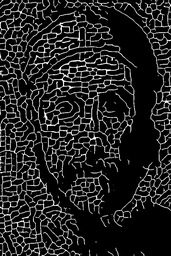
#> input picture 3D-project/Thinning-Algorithms-master/Test_Images/img_down0.png, 171 x 256 px, shrunk from 2464 x 3684 before the run; its folder holds only this picture in this run
$ python luwang.py   (older library calls are emulated)
#> lines starting #> are read from the running program, lines starting #| are printed output that depends on the picture; after the words box and inside, x2 and y2 are one past the last pixel; in counts of white or black regions, pixels touching at a corner belong together
import matplotlib.pyplot as plt
from skimage import color
import numpy as np
import cv2
from PIL import Image
from skimage.util import invert
from PIL import Image
# from scipy.misc import toimage
import time
import os
import glob


def zeroToOne(thin_image,i,j):
	p2 = thin_image[i-1][j-1]
	p3 = thin_image[i-1][j]
	p4 = thin_image[i-1][j+1]
	p5 = thin_image[i][j+1]
	p6 = thin_image[i+1][j+1]
	p7 = thin_image[i+1][j]
	p8 = thin_image[i+1][j-1]
	p9 = thin_image[i][j-1]
	count = 0;
	if(p2==0 and p3==1):
		count = count + 1
	if(p3==0 and p4==1):
		count = count + 1
	if(p4==0 and p5==1):
		count = count + 1
	if(p5==0 and p6==1):
		count = count + 1
	if(p6==0 and p7==1):
		count = count + 1
	if(p7==0 and p8==1):
		count = count + 1
	if(p8==0 and p9==1):
		count = count + 1
	if(p9==0 and p2==1):
		count = count + 1
	return count

def neighbours(x,y,image):
	img = image
	x_1, y_1, x1, y1 = x-1, y-1, x+1, y+1
	return [ img[x_1][y], img[x_1][y1], img[x][y1], img[x1][y1], img[x1][y], img[x1][y_1], img[x][y_1], img[x_1][y_1] ]

def neighbourst(thin_image, i, j):
	p2 = thin_image[i-1][j-1]
	p3 = thin_image[i-1][j]
	p4 = thin_image[i-1][j+1]
	p5 = thin_image[i][j+1]
	p6 = thin_image[i+1][j+1]
	p7 = thin_image[i+1][j]
	p8 = thin_image[i+1][j-1]
	p9 = thin_image[i][j-1]
	return p2,p3,p4,p5,p6,p7,p8,p9

def transitions(neighbours):
	n = neighbours + neighbours[0:1]
	return sum( (n1, n2) == (0, 1) for n1, n2 in zip(n, n[1:]) )

def foregroundPixels(image):
	fgp = 0
	row, col = image.shape
	for i in range(2, row-1):
			for j in range(2, col-1):
				if(image[i][j]==1):
					fgp = fgp + 1
	return fgp


def zsAlgoIterationOne(image):
	Image_Thinned = image.copy()
	changing1 = changing2 = 1
	i = 0
	while changing1 or changing2:
		changes_occured = 0
		changing1 = []
		rows, columns = Image_Thinned.shape
		for x in range(1, rows - 1):
			for y in range(1, columns - 1):
				P2,P3,P4,P5,P6,P7,P8,P9 = n = neighbours(x, y, Image_Thinned)
				if (Image_Thinned[x][y] == 1 and 3 <= sum(n) <= 6 and transitions(n) == 1 and P2 * P4 * P6 == 0  and P4 * P6 * P8 == 0):
					changing1.append((x,y))
		for x, y in changing1:
			Image_Thinned[x][y] = 0
			changes_occured = changes_occured + 1

		changing2 = []
		for x in range(1, rows - 1):
			for y in range(1, columns - 1):
				P2,P3,P4,P5,P6,P7,P8,P9 = n = neighbours(x, y, Image_Thinned)
				if (Image_Thinned[x][y] == 1 and 3 <= sum(n) <= 6 and transitions(n) == 1 and P2 * P4 * P8 == 0  and P2 * P6 * P8 == 0):
					changing2.append((x,y))
		for x, y in changing2:
			Image_Thinned[x][y] = 0
			changes_occured = changes_occured + 1
		i = i + 1
		print("Iteration: ", i , "changes_occured: ", changes_occured)
	return Image_Thinned

def sensitivitycheck(image, fg):
	sensitivity = 0
	for i in range(2, row-1):
		for j in range(2, col-1):
			if(image[i][j]==1):
				compute = zeroToOne(image,i,j)
				sensitivity = sensitivity + compute
	sensitivity = sensitivity/fg
	sensitivity = 1 - sensitivity
	return sensitivity

def thinnesscheck(image):
	row,col = image.shape
	thinny = 0
	for i in range(2, row-1):
		for j in range(2, col-1):
			if(image[i][j]==1):
				p1 = image[i][j]
				p2,p3,p4,p5,p6,p7,p8,p9 = neighbourst(image, i, j)
				compute = (p1*p9*p2) + (p1*p9*p8) + (p1*p8*p7) + (p1*p7*p6) + (p1*p6*p5) + (p1*p5*p4) + (p1*p4*p3) + (p1*p3*p2)
				thinny = thinny + compute
	denominator = (max(row,col)-1)*(max(row,col)-1)
	denominator = denominator/4
	thinness = thinny/denominator
	return thinness

if __name__ == "__main__":
	test_path = "../Test_Images"
	count = 0
	reduction_rate = 0
	sensitivity = 0
	thinness = 0
	start_time = time.time()
	for file in glob.glob(test_path + "/*.png"):
		count = count+1
		image = cv2.imread(file)
#> image is the input picture: shape (256, 171, 3); min 0, max 255, mean 34.9
		image = color.rgb2gray(image)
#> image: shape (256, 171) float64
		row,col = image.shape
#> row = 256; col = 171
		image = invert(image)
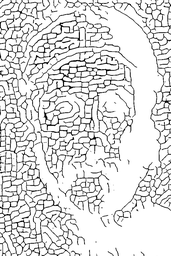
#> image: shape (256, 171) float64; min 0, max 1, mean 0.863
		print(image.shape)
#| (256, 171)
		fgps = foregroundPixels(image)
#> fgps = 19505
		print("fgps: ", fgps)
#| fgps:  19505
		skeleton = zsAlgoIterationOne(image)
#> the loop in zsAlgoIterationOne, `while changing1 or changing2:` made 1 pass
#| Iteration:  1 changes_occured:  0
		fgpst = foregroundPixels(skeleton)
		print("fgpst: ", fgpst)
#| fgpst:  19505
		reduction_rate = reduction_rate + (((fgps-fgpst)/fgps)*100)
		sensitivity = sensitivity + sensitivitycheck(skeleton,fgps)
		thinnesst = thinnesscheck(skeleton)
		thinnesso = thinnesscheck(image)
		thinness = thinness + (1 - (thinnesst/thinnesso))

		skeleton = skeleton.astype(np.uint8)* 255 # 注意数组中的数据范围应当都在0-255
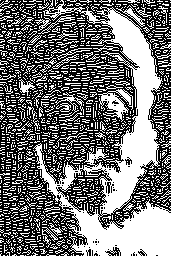
#> skeleton: shape (256, 171); 45.7% white; 1304 white regions (1214 under 20 px), largest, box (x1, y1, x2, y2) and area: (33, 0, 171, 256) 10664, (98, 89, 133, 122) 496, (55, 92, 84, 118) 150
		im = Image.fromarray(skeleton)
		im.save(str(count)+".png")
	end_time = time.time()	# Used to stop time record
	seconds=end_time - start_time
	print ("Total time: ", seconds)
	print("Average time: ", seconds/count)
	print("Reduction rate: ", reduction_rate)
#| Reduction rate:  0.0
	print("Average Reduction rate: ", reduction_rate/count)
#| Average Reduction rate:  0.0
	print("sensitivity: ",sensitivity)
#| sensitivity:  1.0
	print("Average sensitivty: ", sensitivity/count)
#| Average sensitivty:  1.0
	print("Average thinness: ", thinness/count)
#| Average thinness:  0.0

$ run again, on 3D-project/Thinning-Algorithms-master/Test_Images/up_image.png
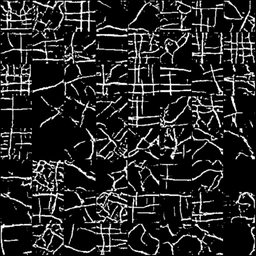
#> input picture 3D-project/Thinning-Algorithms-master/Test_Images/up_image.png, 256 x 256 px, shrunk from 2120 x 2120 before the run
#> image is the input picture: shape (256, 256, 3); min 0, max 255, mean 38
#> `image = invert(image)`:
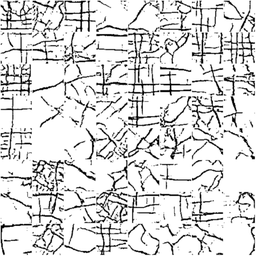
#> image: shape (256, 256) float64; min 0, max 1, mean 0.851
#| (256, 256)
#> fgps = 32249
#| fgps:  32249
#> the loop in zsAlgoIterationOne, `while changing1 or changing2:` made 1 pass
#> (printed output is left out)
#| fgpst:  32249
#> `skeleton = skeleton.astype(np.uint8)* 255`:
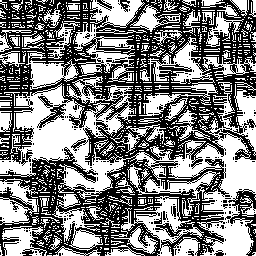
#> skeleton: shape (256, 256); 50.4% white; black in thin lines or dots
#| Reduction rate:  0.0
#| Average Reduction rate:  0.0
#| sensitivity:  1.0
#| Average sensitivty:  1.0
#| Average thinness:  0.0
